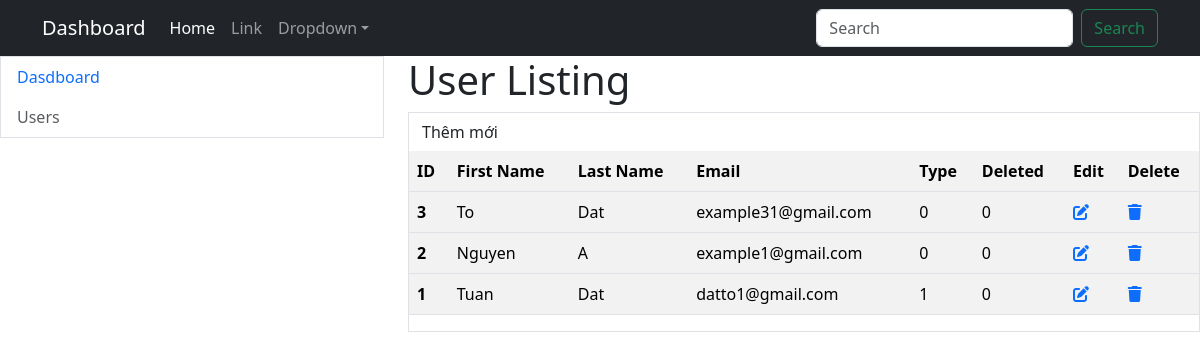
Page /dashboard.php on the committed database.
### tables this page shows
CREATE TABLE IF NOT EXISTS `cms_user` (
  `id` int(11) NOT NULL AUTO_INCREMENT,
  `first_name` varchar(50) NOT NULL,
  `last_name` varchar(50) NOT NULL,
  `email` varchar(50) NOT NULL,
  `password` varchar(225) NOT NULL,
  `type` int(11) NOT NULL,
  `deleted` int(11) NOT NULL DEFAULT 0,
  PRIMARY KEY (`id`)
);

### dashboard.php (the view, shortened to what this page needs)
<?php
    $database = new Database();
    $db = $database->getConnection();
    $sql = "SELECT * FROM `cms_user` ORDER BY id DESC";
    $result = $db->prepare($sql);
    $result->execute();
    $users = $result->fetchAll();
?>
<!doctype html>
<html lang="en">
    <head>
        <link
            href="https://cdn.jsdelivr.net/npm/bootstrap@5.3.2/dist/css/bootstrap.min.css"
            rel="stylesheet"
        />
        <link rel="stylesheet" href="https://cdnjs.cloudflare.com/ajax/libs/font-awesome/6.3.0/css/all.min.css" />
    </head>
    <body>
       <nav
        class="navbar navbar-expand-md navbar-dark bg-dark"
       >
        <div class="container">
            <a class="navbar-brand" href="#">Dashboard</a>
            <div class="collapse navbar-collapse" id="collapsibleNavId">
                <ul class="navbar-nav me-auto mt-2 mt-lg-0">
                    <li class="nav-item">
                        <a class="nav-link active" href="#" aria-current="page"
                            >Home
                            <span class="visually-hidden">(current)</span></a
                        >
                    </li>
                    <li class="nav-item">
                        <a class="nav-link" href="#">Link</a>
                    </li>
                    <li class="nav-item dropdown">
                        <a
                            class="nav-link dropdown-toggle"
                            href="#"
                            id="dropdownId"
                            data-bs-toggle="dropdown"
                            aria-haspopup="true"
                            aria-expanded="false"
                            >Dropdown</a
                        >
                    </li>
                </ul>
                <form class="d-flex my-2 my-lg-0">
                    <input
                        class="form-control me-sm-2"
                        type="text"
                        placeholder="Search"
                    />
                    <button
                        class="btn btn-outline-success my-2 my-sm-0"
                        type="submit"
                    >
                        Search
                    </button>
                </form>
            </div>
        </div>
       </nav>
        <main>
            <div class="row">
                <div class="col col-md-4">
                    <nav
                        class="nav justify-content-start flex-column border"
                    >
                        <a class="nav-link active" href="#" aria-current="page"
                            >Dasdboard</a
                        >
                        <a class="nav-link disabled" href="#">Users</a>
                    </nav>
                </div>
                <div class="col col-md-8">
                    <h1>User Listing</h1>
                    <div class="border">
                        <a href="./admin/class/user_add.php" class="btn btn">Thêm mới</a>
                        <form>
                        <table class="table table-striped">
                            <tr>
                                <th>ID</th>
                                <th>First Name</th>
                                <th>Last Name</th>
                                <th>Email</th>
                                <th>Type</th>
                                <th>Deleted</th>
                                <th>Edit</th>
                                <th>Delete</th>
                            </tr>
                            <?php
                                foreach($users as $user): ?>
                                    <tbody>
                                        <tr>
                                            <th scope="row"><?= $user["id"];?></th>
                                            <td><?= $user["first_name"];?></td>
                                            <td><?= $user["last_name"];?></td>
                                            <td><?= $user["email"];?></td>
                                            <td><?= $user["type"];?></td>
                                            <td><?= $user["deleted"];?></td>
                                            <td>
                                                <a href="./admin/class/user_edit.php?id=<?= $user["id"]?>"><i class="fa-solid fa-pen-to-square"></i></a>
                                            </td>
                                            <td>
                                                <a onclick="return confirm('Are you sure you want to delete it??');" href="./admin/controller/process_del_user.php?id=<?= $user["id"]?>"><i class="fa-solid fa-trash"></i></a>
                                            </td>
                                        </tr>
                                    </tbody>
                            <?php endforeach; ?>
                        </table>
                    </div>
                </div>
            </div>
        </main>
    </body>
</html>

### rows in the picture
cms_user: id "3", first_name "To", last_name "Dat", email "example31@gmail.com", type "0", deleted "0"
cms_user: id "2", first_name "Nguyen", last_name "A", email "example1@gmail.com", type "0", deleted "0"
cms_user: id "1", first_name "Tuan", last_name "Dat", email "datto1@gmail.com", type "1", deleted "0"
